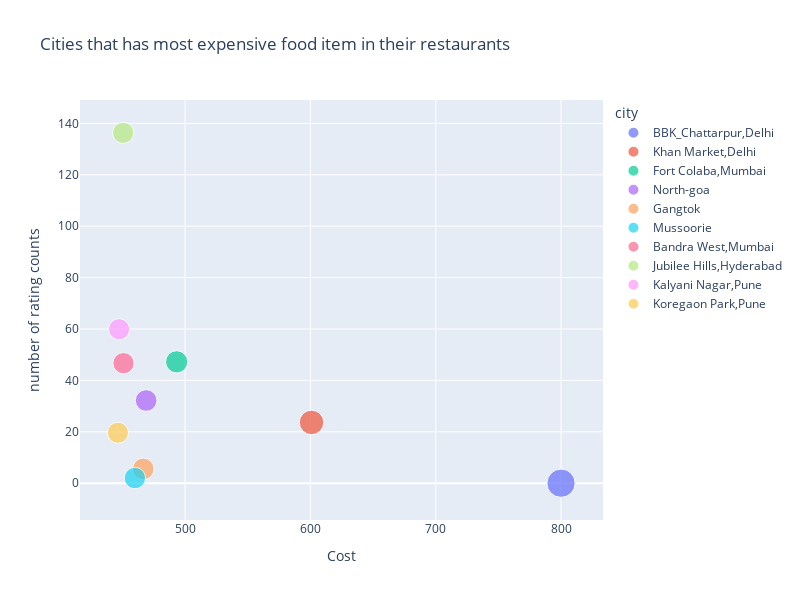

Notebook code cell kept with this figure:
### Code cell
fig=px.scatter(city_cost,
               x='cost',
               y='rating_count',
               size='cost',
               title='Cities that has most expensive food item in their restaurants',
               color='city',
               hover_data={'city' : True})
fig.update_yaxes(title_text='number of rating counts')
fig.update_xaxes(title_text='Cost')
fig.update_layout(width=800,height=600)
fig.show()

### Figure 1 — Plotly figure (JSON) as saved in the notebook; plotly's stock layout.template omitted (floating-point values rounded to 4 significant figures)
{"data": [{"customdata": [["BBK_Chattarpur,Delhi"]], "hovertemplate": "city=%{customdata[0]}<br>cost=%{marker.size}<br>rating_count=%{y}<extra></extra>", "legendgroup": "BBK_Chattarpur,Delhi", "marker": {"color": "#636efa", "size": [800], "sizemode": "area", "sizeref": 2, "symbol": "circle"}, "mode": "markers", "name": "BBK_Chattarpur,Delhi", "orientation": "v", "showlegend": true, "type": "scatter", "x": [800], "xaxis": "x", "y": [0], "yaxis": "y"}, {"customdata": [["Khan Market,Delhi"]], "hovertemplate": "city=%{customdata[0]}<br>cost=%{marker.size}<br>rating_count=%{y}<extra></extra>", "legendgroup": "Khan Market,Delhi", "marker": {"color": "#EF553B", "size": [600.9], "sizemode": "area", "sizeref": 2, "symbol": "circle"}, "mode": "markers", "name": "Khan Market,Delhi", "orientation": "v", "showlegend": true, "type": "scatter", "x": [600.9], "xaxis": "x", "y": [23.64], "yaxis": "y"}, {"customdata": [["Fort Colaba,Mumbai"]], "hovertemplate": "city=%{customdata[0]}<br>cost=%{marker.size}<br>rating_count=%{y}<extra></extra>", "legendgroup": "Fort Colaba,Mumbai", "marker": {"color": "#00cc96", "size": [493.3], "sizemode": "area", "sizeref": 2, "symbol": "circle"}, "mode": "markers", "name": "Fort Colaba,Mumbai", "orientation": "v", "showlegend": true, "type": "scatter", "x": [493.3], "xaxis": "x", "y": [47.23], "yaxis": "y"}, {"customdata": [["North-goa"]], "hovertemplate": "city=%{customdata[0]}<br>cost=%{marker.size}<br>rating_count=%{y}<extra></extra>", "legendgroup": "North-goa", "marker": {"color": "#ab63fa", "size": [469.0], "sizemode": "area", "sizeref": 2, "symbol": "circle"}, "mode": "markers", "name": "North-goa", "orientation": "v", "showlegend": true, "type": "scatter", "x": [469.0], "xaxis": "x", "y": [32.18], "yaxis": "y"}, {"customdata": [["Gangtok"]], "hovertemplate": "city=%{customdata[0]}<br>cost=%{marker.size}<br>rating_count=%{y}<extra></extra>", "legendgroup": "Gangtok", "marker": {"color": "#FFA15A", "size": [466.7], "sizemode": "area", "sizeref": 2, "symbol": "circle"}, "mode": "markers", "name": "Gangtok", "orientation": "v", "showlegend": true, "type": "scatter", "x": [466.7], "xaxis": "x", "y": [5.556], "yaxis": "y"}, {"customdata": [["Mussoorie"]], "hovertemplate": "city=%{customdata[0]}<br>cost=%{marker.size}<br>rating_count=%{y}<extra></extra>", "legendgroup": "Mussoorie", "marker": {"color": "#19d3f3", "size": [460], "sizemode": "area", "sizeref": 2, "symbol": "circle"}, "mode": "markers", "name": "Mussoorie", "orientation": "v", "showlegend": true, "type": "scatter", "x": [460], "xaxis": "x", "y": [2], "yaxis": "y"}, {"customdata": [["Bandra West,Mumbai"]], "hovertemplate": "city=%{customdata[0]}<br>cost=%{marker.size}<br>rating_count=%{y}<extra></extra>", "legendgroup": "Bandra West,Mumbai", "marker": {"color": "#FF6692", "size": [450.9], "sizemode": "area", "sizeref": 2, "symbol": "circle"}, "mode": "markers", "name": "Bandra West,Mumbai", "orientation": "v", "showlegend": true, "type": "scatter", "x": [450.9], "xaxis": "x", "y": [46.7], "yaxis": "y"}, {"customdata": [["Jubilee Hills,Hyderabad"]], "hovertemplate": "city=%{customdata[0]}<br>cost=%{marker.size}<br>rating_count=%{y}<extra></extra>", "legendgroup": "Jubilee Hills,Hyderabad", "marker": {"color": "#B6E880", "size": [450.6], "sizemode": "area", "sizeref": 2, "symbol": "circle"}, "mode": "markers", "name": "Jubilee Hills,Hyderabad", "orientation": "v", "showlegend": true, "type": "scatter", "x": [450.6], "xaxis": "x", "y": [136.3], "yaxis": "y"}, {"customdata": [["Kalyani Nagar,Pune"]], "hovertemplate": "city=%{customdata[0]}<br>cost=%{marker.size}<br>rating_count=%{y}<extra></extra>", "legendgroup": "Kalyani Nagar,Pune", "marker": {"color": "#FF97FF", "size": [447.4], "sizemode": "area", "sizeref": 2, "symbol": "circle"}, "mode": "markers", "name": "Kalyani Nagar,Pune", "orientation": "v", "showlegend": true, "type": "scatter", "x": [447.4], "xaxis": "x", "y": [59.9], "yaxis": "y"}, {"customdata": [["Koregaon Park,Pune"]], "hovertemplate": "city=%{customdata[0]}<br>cost=%{marker.size}<br>rating_count=%{y}<extra></extra>", "legendgroup": "Koregaon Park,Pune", "marker": {"color": "#FECB52", "size": [446.5], "sizemode": "area", "sizeref": 2, "symbol": "circle"}, "mode": "markers", "name": "Koregaon Park,Pune", "orientation": "v", "showlegend": true, "type": "scatter", "x": [446.5], "xaxis": "x", "y": [19.65], "yaxis": "y"}], "layout": {"height": 600, "legend": {"itemsizing": "constant", "title": {"text": "city"}, "tracegroupgap": 0}, "title": {"text": "Cities that has most expensive food item in their restaurants"}, "width": 800, "xaxis": {"anchor": "y", "domain": [0, 1], "title": {"text": "Cost"}}, "yaxis": {"anchor": "x", "domain": [0, 1], "title": {"text": "number of rating counts"}}}}
